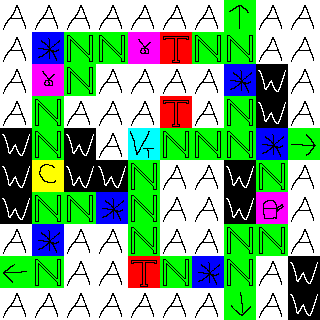

Tiled map render using the project's own tile images. Description and the whole map definition, tile-layer contents included, below:
An orthogonal 10x10 tile map with 32x32 px tiles, 1 tile layer (tiles).

<map version="1.5" tiledversion="1.6.0" orientation="orthogonal" renderorder="right-down" width="10" height="10" tilewidth="32" tileheight="32" infinite="0" nextlayerid="2" nextobjectid="1">
 <editorsettings>
  <export target="test3.json" format="json" />
 </editorsettings>
 <tileset firstgid="1" source="tileset.tsx" />
 <layer id="1" name="tiles" width="10" height="10">
  <data encoding="csv">
64,64,64,64,64,64,64,9,64,64,
64,3,2,2,17,1,2,2,64,64,
64,17,2,64,64,64,64,3,4,64,
64,2,64,64,64,1,64,2,4,64,
4,2,4,64,5,2,2,2,3,10,
4,8,4,4,2,64,64,4,2,64,
4,2,2,3,2,64,64,4,15,64,
64,3,64,64,2,64,64,2,2,64,
12,2,64,64,1,2,3,2,64,4,
64,64,64,64,64,64,64,11,64,4
</data>
 </layer>
</map>
